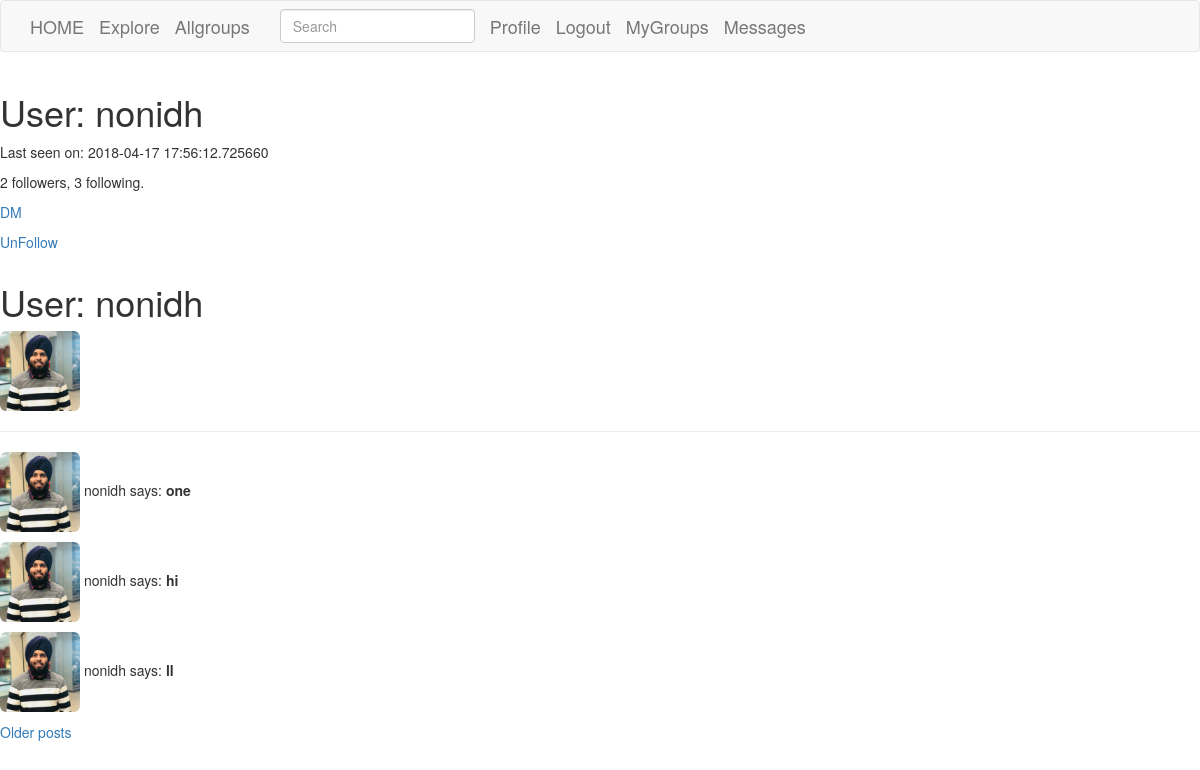
Screenshot of /user/nonidh (signed in) with the database file from the repository.
### database.py (models this page shows, shortened)
class User(UserMixin,db.Model):
    id = db.Column(db.Integer, primary_key=True)
    username = db.Column(db.String(64), index=True, unique=True)
    email = db.Column(db.String(120), index=True, unique=True)
    password_hash = db.Column(db.String(128))
    posts = db.relationship('Post', backref='author', lazy='dynamic')
    about_me = db.Column(db.String(140))
    last_seen = db.Column(db.DateTime, default=datetime.utcnow)
    gposts = db.relationship('Ingroup', backref='writer', lazy='dynamic')
    followed = db.relationship(
        'User', secondary=followers,
        primaryjoin=(followers.c.follower_id == id),
        secondaryjoin=(followers.c.followed_id == id),
        backref=db.backref('followers', lazy='dynamic'), lazy='dynamic')
    def is_following(self, user):
        return self.followed.filter(
            followers.c.followed_id == user.id).count() > 0

class SearchableMixin(object):
    @classmethod
    def before_commit(cls, session):
        session._changes = {
            'add': [obj for obj in session.new if isinstance(obj, cls)],
            'update': [obj for obj in session.dirty if isinstance(obj, cls)],
            'delete': [obj for obj in session.deleted if isinstance(obj, cls)]
        }
    @classmethod
    def after_commit(cls, session):
        for obj in session._changes['add']:
            add_to_index(cls.__tablename__, obj)
        for obj in session._changes['update']:
            add_to_index(cls.__tablename__, obj)
        for obj in session._changes['delete']:
            remove_from_index(cls.__tablename__, obj)
        session._changes = None

class Post(SearchableMixin,db.Model):
    __searchable__ = ['body']
    id = db.Column(db.Integer, primary_key=True)
    body = db.Column(db.String(140))
    timestamp = db.Column(db.DateTime, index=True, default=datetime.utcnow)
    user_id = db.Column(db.Integer, db.ForeignKey('user.id'))
    comments = db.relationship('Comment', backref='title', lazy='dynamic')

### views.py (the view)
@app.route('/user/<username>')
@login_required
def user(username):
    user = User.query.filter_by(username=username).first_or_404()
    page = request.args.get('page', 1, type=int)
    posts = user.posts.order_by(Post.timestamp.desc()).paginate(
        page, app.config['POSTS_PER_PAGE'], False)
    next_url = url_for('user', username=user.username, page=posts.next_num) \
        if posts.has_next else None
    prev_url = url_for('user', username=user.username, page=posts.prev_num) \
        if posts.has_prev else None
    return render_template('user.html', user=user, posts=posts.items,
                           next_url=next_url, prev_url=prev_url)

### login.py
class SearchForm(FlaskForm):
    q = StringField('Search', validators=[DataRequired()])
    def __init__(self, *args, **kwargs):
        if 'formdata' not in kwargs:
            kwargs['formdata'] = request.args
        if 'csrf_enabled' not in kwargs:
            kwargs['csrf_enabled'] = False
            super(SearchForm, self).__init__(*args, **kwargs)

### database.py (called while the page is built)
@log.user_loader
def load_user(id):
    return User.query.get(int(id))

### views.py (called while the page is built)
@app.before_request
def before_request():
    if current_user.is_authenticated:
        current_user.last_seen = datetime.utcnow()
        db.session.commit()
        g.search_form = SearchForm()

### templates/user.html (shortened to what this page needs)
{% extends "base.html" %}
{% block content %}
<table>
        <tr valign="top">
            <td>
                <h1>User: {{ user.username }}</h1>
                {% if user.last_seen %}<p>Last seen on: {{ user.last_seen }}</p>{% endif %}
                <p>{{ user.followers.count() }} followers, {{ user.followed.count() }} following.</p>
                <p><a href="{{ url_for('send_message', username=user.username) }}">DM</a></p>
                {% if user == current_user %}
                <p><a href="{{ url_for('edit_profile') }}">Make Changes</a></p>
                <p><a href="{{ url_for('upload') }}">Upload Profile</a></p>
                {% elif not current_user.is_following(user) %}
                <p><a href="{{ url_for('follow', username=user.username) }}">Follow</a></p>
                {% else %}
                <p><a href="{{ url_for('unfollow', username=user.username) }}">UnFollow</a></p>
                {% endif %}
            </td>
        </tr>
    </table>
    <h1>User: {{ user.username }}</h1>
    {% set ab=[user.username,"profile.jpg"]|join('/') %}
    <img src= "{{ url_for('static', filename = ab ) }}" alt= {{ user.username }} height="80" width="80" class="img-rounded" />
    <hr>
    {% for post in posts %}
    <p>
    {%set x = [post.author.username,"profile.jpg"]|join('/') %}
    <img src= "{{ url_for('static', filename = x ) }}" alt= {{ post.author.username }} height="80" width="80" class="img-rounded" />
    {{ post.author.username }} says: <b>{{ post.body }}</b>
    </p>
    {% endfor %}
    {% if next_url %}
    <a href="{{ next_url }}">Older posts</a>
{% endif %}
{% endblock %}

### rows the page displays
User: username "nonidh", last_seen "2018-04-17 17:56:12.725660", username (placeholder picture)
Post: author.username (placeholder picture), author.username "nonidh", body "one"
Post: author.username (placeholder picture), author.username "nonidh", body "hi"
Post: author.username (placeholder picture), author.username "nonidh", body "ll"

### other values shown
{{ user.followers.count() }} "2"
{{ user.followed.count() }} "3"
